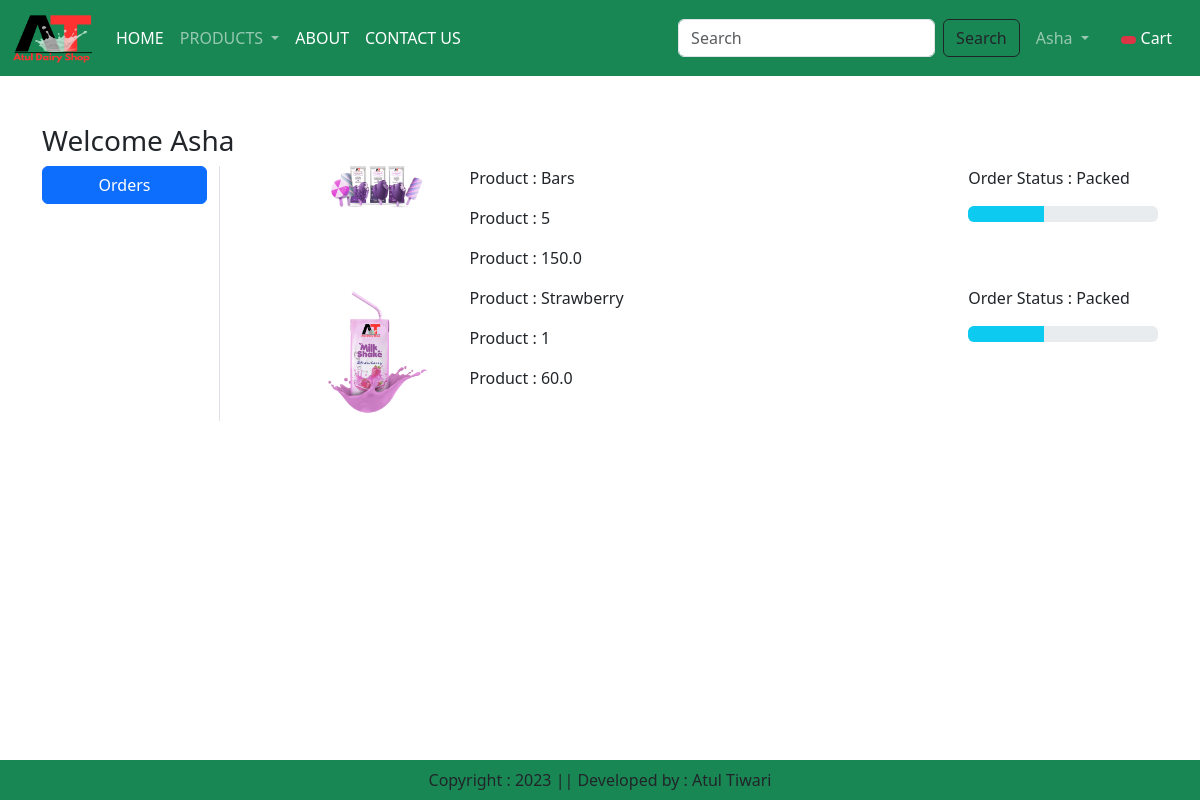
The app's page /orders/ (signed in) with its own data.
### app/models.py (models this page shows, shortened)
class OrderPlaced(models.Model):
    user = models.ForeignKey(User,on_delete=models.CASCADE)
    customer = models.ForeignKey(Customer,on_delete=models.CASCADE)
    product = models.ForeignKey(Product,on_delete=models.CASCADE)
    quantity = models.PositiveIntegerField(default=1)
    ordered_date = models.DateTimeField(auto_now_add=True)
    status = models.CharField(max_length=50,choices=STATUS_CHOICE,default='Pending')
    payment = models.ForeignKey(Payment,on_delete=models.CASCADE,default="")
    @property
    def total_cost(self):
        return self.quantity * self.product.discounted_price

class Product(models.Model):
    title = models.CharField(max_length=100)
    selling_price = models.FloatField()
    discounted_price = models.FloatField()
    description = models.TextField()
    composition = models.TextField(default='')
    prodapp = models.TextField(default='')
    category = models.CharField(choices=CATEGORY_CHOICES, max_length=2)
    product_image = models.ImageField(upload_to='product')

### app/views.py (the view)
# urls.py: path('orders/', views.orders, name='orders'),
@login_required
def orders(request):
    totalitem = 0
    if request.user.is_authenticated:
        totalitem = len(Cart.objects.filter(user=request.user))
    order_placed=OrderPlaced.objects.filter(user=request.user)
    return render(request, 'app/orders.html',locals())

### app/templates/app/orders.html (shortened to what this page needs)
{% extends 'app/base.html' %}
{% load static %}
{% block main-content %}
    <div class="container my-5">
        <div class="row">
            <h3>Welcome <span class="text-capitalize">{{request.user}}</span></h3>
            <div class="col-sm-2 border-end">
                <ul class="list-unstyled">
                    <li class="d-grid"><a href="{% url 'orders' %}" class="btn btn-primary">Orders</a></li>
                </ul>
            </div>
            <div class="col-sm-9 offset-sm-1">
                {% for op in order_placed %}
                    <div class="row">
                        <div class="col-sm-2">
                            <img src="{{op.product.product_image.url}}" class="img-fluid" height="100" width="100"/>
                        </div>
                        <div class="col-sm-7">
                            <p>Product : {{op.product.title}}</p>
                            <p>Product : {{op.quantity}}</p>
                            <p>Product : {{op.total_cost}}
                        </div>
                        <div class="col-sm-3">
                            <p>Order Status : {{op.status}} </p>
                            {% if op.status == 'Packed' %}
                            <div class="progress">
                                <div class="progress-bar bg-info" role="progressbar" style="width: 40%" aria-valuenow="40" aria-valuemin="0" aria-valuemax="100"></div>
                            </div>
                            {% endif %}
                        </div>
                    </div>
                {% endfor %}
            </div>
        </div>
    </div>
{% endblock main-content %}

### app/templates/app/base.html (shortened to what this page needs)
<!DOCTYPE html>
{% load static %}
<html lang="en">
<head>
    <link href="https://cdn.jsdelivr.net/npm/bootstrap@5.3.0-alpha3/dist/css/bootstrap.min.css" rel="stylesheet">
    <link rel="stylesheet" href="{% static 'app/css/owl.carousel.min.css' %}">
    <link rel="stylesheet" href="{% static 'app/css/all.min.css' %}">
    <link rel="stylesheet" href="{% static 'app/css/style.css' %}">
</head>
<body>
    <nav class="navbar navbar-expand-lg navbar-dark bg-success">
        <div class="container-fluid">
          <a class="navbar-brand" href="/">
            <img src="{% static 'app/images/Atul.png' %}" width="80" height="50" />
          </a>
          <div class="collapse navbar-collapse" id="navbarSupportedContent">
            <ul class="navbar-nav me-auto mb-2 mb-lg-0">
              {% if request.user.is_authenticated %}
                <a class="nav-link active" aria-current="page" href="/">HOME</a>
              <li class="nav-item dropdown">
                <a class="nav-link dropdown-toggle" href="#" role="button" data-bs-toggle="dropdown" aria-expanded="false">
                  PRODUCTS
                </a>
              </li>
              <li class="nav-item">
                <a class="nav-link text-white" href="{% url 'about' %}">ABOUT</a>
              </li>
              <li class="nav-item">
                <a class="nav-link text-white" href="{% url 'contact' %}">CONTACT US</a>
              </li>
            </ul>
            <form class="d-flex" role="search" action="/search/" method="get">
              <input class="form-control me-2" type="text" placeholder="Search" name="query" id="query" aria-label="Search">
              <button class="btn btn-outline-dark" type="submit">Search</button>
            </form>
          </div>
          <ul class="navbar-nav me-auto mb-2 mb-lg-0">
            <li class="nav-item dropdown mx-2">
                <a class="nav-link dropdown-toggle" href="#" role="button" data-bs-toggle="dropdown" aria-expanded="false">
                  {{request.user}}
                </a>
            </li>
            <li class="nav-item dropdown mx-2">
                <a href="{% url 'showcart' %}" class="nav-link text-white"><span class="badge bg-danger">
                </span> Cart</a>
            </li>
            {% endif %}
          </ul>
        </div>
      </nav>
      {% block main-content %}{% endblock main-content %}
      <footer class="container-fluid fixed-bottom bg-success text-center p-2 mt-5">
        Copyright : 2023 || Developed by : Atul Tiwari
      </footer>
</body>
</html>

### records on screen
OrderPlaced: product.product_image (picture), product "Bars", quantity "5", total_cost "150.0", status "Packed"
OrderPlaced: product.product_image (picture), product "Strawberry", quantity "1", total_cost "60.0", status "Packed"

### other values on screen
{{ request.user }} "Asha"
